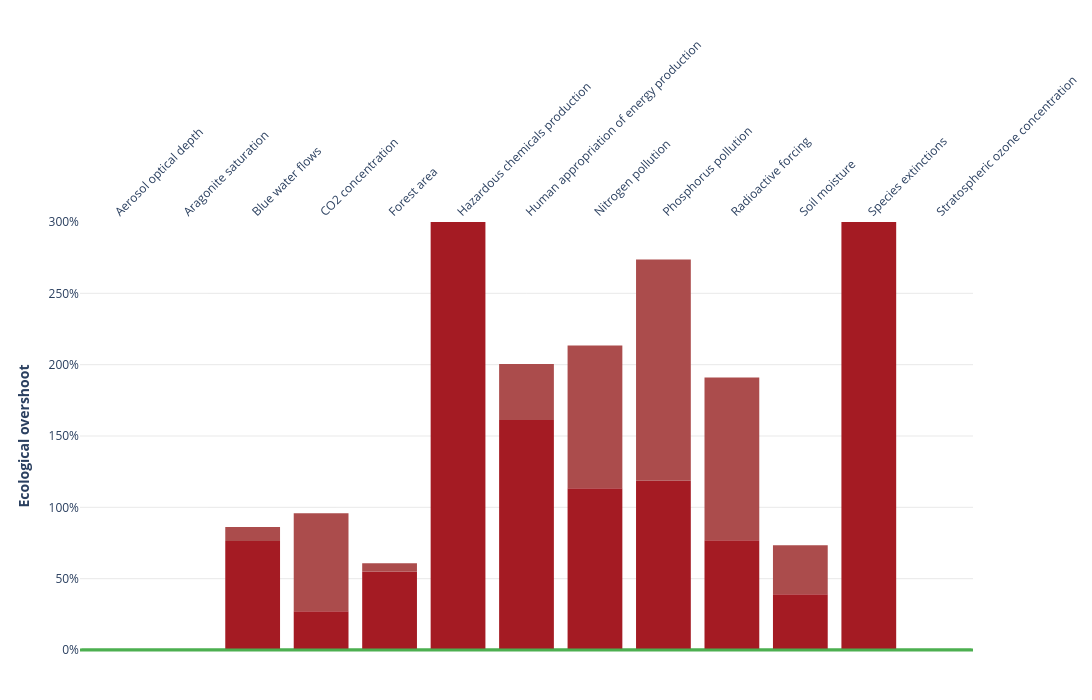

Source (notebook cell):
### Markdown cell above
* Okay now since we have all the bar segments prepared
* we can call the helper to visualize it
* and export the image as an svg file

### Code cell
fig_eco = make_sandwich_figure(
    x_labels,
    medium_red_y, light_red_y, light_red_base,
    dark_red_y, dark_red_base,
    hover_texts,
    y_title='<b>Ecological overshoot</b>',
    y_range=[0, 300],
    y_tickvals=[0, 50, 100, 150, 200, 250, 300],
    y_ticktext=['0%', '50%', '100%', '150%', '200%', '250%', '300%'],
    xaxis_side='top',
    margin_top=150,
    margin_bottom=50
)

fig_eco.show()
fig_eco.write_image("outputs/6-eco-sandwich.svg")

### Figure 1 — Plotly figure (JSON) as saved in the notebook; plotly's stock layout.template omitted (floating-point values rounded to 4 significant figures)
{"data": [{"base": 0, "hoverinfo": "text", "hovertext": ["<b>Aerosol optical depth</b><br>Dimension: Air Pollution<br>First (2000): 0.0%<br>Last (2022): 0.0%<br>Change: 0.0%<br>↑ Worsening", "<b>Aragonite saturation</b><br>Dimension: Ocean Acidification<br>First (2000): 0.0%<br>Last (2022): 0.0%<br>Change: 0.0%<br>↑ Worsening", "<b>Blue water flows</b><br>Dimension: Freshwater Disruption<br>First (2000): 76.5%<br>Last (2005): 86.3%<br>Change: 9.8%<br>↑ Worsening", "<b>CO2 concentration</b><br>Dimension: Climate Change<br>First (2000): 27.1%<br>Last (2022): 95.8%<br>Change: 68.7%<br>↑ Worsening", "<b>Forest area</b><br>Dimension: Land Conversion<br>First (2000): 54.9%<br>Last (2020): 60.8%<br>Change: 5.9%<br>↑ Worsening", "<b>Hazardous chemicals production</b><br>Dimension: Chemical Pollution<br>First (2000): 300.0%<br>Last (2017): 300.0%<br>Change: 0.0%<br>↑ Worsening", "<b>Human appropriation of energy production</b><br>Dimension: Biodiversity Breakdown<br>First (2000): 161.2%<br>Last (2020): 200.5%<br>Change: 39.4%<br>↑ Worsening", "<b>Nitrogen pollution</b><br>Dimension: Nutrient Pollution<br>First (2000): 113.3%<br>Last (2022): 213.5%<br>Change: 100.2%<br>↑ Worsening", "<b>Phosphorus pollution</b><br>Dimension: Nutrient Pollution<br>First (2000): 118.5%<br>Last (2022): 273.7%<br>Change: 155.2%<br>↑ Worsening", "<b>Radioactive forcing</b><br>Dimension: Climate Change<br>First (2000): 77.0%<br>Last (2022): 191.0%<br>Change: 114.0%<br>↑ Worsening", "<b>Soil moisture</b><br>Dimension: Freshwater Disruption<br>First (2000): 39.0%<br>Last (2014): 73.4%<br>Change: 34.4%<br>↑ Worsening", "<b>Species extinctions</b><br>Dimension: Biodiversity Breakdown<br>First (2000): 300.0%<br>Last (2022): 300.0%<br>Change: 0.0%<br>↑ Worsening", "<b>Stratospheric ozone concentration</b><br>Dimension: Ozone Depletion<br>First (2000): 0.0%<br>Last (2021): 0.0%<br>Change: 0.0%<br>↑ Worsening"], "marker": {"color": "#A41B23", "line": {"width": 0}}, "name": "Base", "showlegend": true, "type": "bar", "width": 0.8, "x": [0, 1, 2, 3, 4, 5, 6, 7, 8, 9, 10, 11, 12], "y": [0, 0, 76.47, 27.09, 54.94, 300, 161.2, 113.3, 118.5, 77, 39.01, 300, 0]}, {"base": [0, 0, 76.47, 27.09, 54.94, 300, 161.2, 113.3, 118.5, 77, 39.01, 300, 0], "hoverinfo": "text", "hovertext": ["<b>Aerosol optical depth</b><br>Dimension: Air Pollution<br>First (2000): 0.0%<br>Last (2022): 0.0%<br>Change: 0.0%<br>↑ Worsening", "<b>Aragonite saturation</b><br>Dimension: Ocean Acidification<br>First (2000): 0.0%<br>Last (2022): 0.0%<br>Change: 0.0%<br>↑ Worsening", "<b>Blue water flows</b><br>Dimension: Freshwater Disruption<br>First (2000): 76.5%<br>Last (2005): 86.3%<br>Change: 9.8%<br>↑ Worsening", "<b>CO2 concentration</b><br>Dimension: Climate Change<br>First (2000): 27.1%<br>Last (2022): 95.8%<br>Change: 68.7%<br>↑ Worsening", "<b>Forest area</b><br>Dimension: Land Conversion<br>First (2000): 54.9%<br>Last (2020): 60.8%<br>Change: 5.9%<br>↑ Worsening", "<b>Hazardous chemicals production</b><br>Dimension: Chemical Pollution<br>First (2000): 300.0%<br>Last (2017): 300.0%<br>Change: 0.0%<br>↑ Worsening", "<b>Human appropriation of energy production</b><br>Dimension: Biodiversity Breakdown<br>First (2000): 161.2%<br>Last (2020): 200.5%<br>Change: 39.4%<br>↑ Worsening", "<b>Nitrogen pollution</b><br>Dimension: Nutrient Pollution<br>First (2000): 113.3%<br>Last (2022): 213.5%<br>Change: 100.2%<br>↑ Worsening", "<b>Phosphorus pollution</b><br>Dimension: Nutrient Pollution<br>First (2000): 118.5%<br>Last (2022): 273.7%<br>Change: 155.2%<br>↑ Worsening", "<b>Radioactive forcing</b><br>Dimension: Climate Change<br>First (2000): 77.0%<br>Last (2022): 191.0%<br>Change: 114.0%<br>↑ Worsening", "<b>Soil moisture</b><br>Dimension: Freshwater Disruption<br>First (2000): 39.0%<br>Last (2014): 73.4%<br>Change: 34.4%<br>↑ Worsening", "<b>Species extinctions</b><br>Dimension: Biodiversity Breakdown<br>First (2000): 300.0%<br>Last (2022): 300.0%<br>Change: 0.0%<br>↑ Worsening", "<b>Stratospheric ozone concentration</b><br>Dimension: Ozone Depletion<br>First (2000): 0.0%<br>Last (2021): 0.0%<br>Change: 0.0%<br>↑ Worsening"], "marker": {"color": "#AB4C4C", "line": {"width": 0}}, "name": "Increase / overshoot", "showlegend": true, "type": "bar", "width": 0.8, "x": [0, 1, 2, 3, 4, 5, 6, 7, 8, 9, 10, 11, 12], "y": [0, 0, 9.804, 68.73, 5.875, 0, 39.36, 100.2, 155.2, 114, 34.41, 0, 0]}, {"base": [0, 0, 0, 0, 0, 0, 0, 0, 0, 0, 0, 0, 0], "hoverinfo": "text", "hovertext": ["<b>Aerosol optical depth</b><br>Dimension: Air Pollution<br>First (2000): 0.0%<br>Last (2022): 0.0%<br>Change: 0.0%<br>↑ Worsening", "<b>Aragonite saturation</b><br>Dimension: Ocean Acidification<br>First (2000): 0.0%<br>Last (2022): 0.0%<br>Change: 0.0%<br>↑ Worsening", "<b>Blue water flows</b><br>Dimension: Freshwater Disruption<br>First (2000): 76.5%<br>Last (2005): 86.3%<br>Change: 9.8%<br>↑ Worsening", "<b>CO2 concentration</b><br>Dimension: Climate Change<br>First (2000): 27.1%<br>Last (2022): 95.8%<br>Change: 68.7%<br>↑ Worsening", "<b>Forest area</b><br>Dimension: Land Conversion<br>First (2000): 54.9%<br>Last (2020): 60.8%<br>Change: 5.9%<br>↑ Worsening", "<b>Hazardous chemicals production</b><br>Dimension: Chemical Pollution<br>First (2000): 300.0%<br>Last (2017): 300.0%<br>Change: 0.0%<br>↑ Worsening", "<b>Human appropriation of energy production</b><br>Dimension: Biodiversity Breakdown<br>First (2000): 161.2%<br>Last (2020): 200.5%<br>Change: 39.4%<br>↑ Worsening", "<b>Nitrogen pollution</b><br>Dimension: Nutrient Pollution<br>First (2000): 113.3%<br>Last (2022): 213.5%<br>Change: 100.2%<br>↑ Worsening", "<b>Phosphorus pollution</b><br>Dimension: Nutrient Pollution<br>First (2000): 118.5%<br>Last (2022): 273.7%<br>Change: 155.2%<br>↑ Worsening", "<b>Radioactive forcing</b><br>Dimension: Climate Change<br>First (2000): 77.0%<br>Last (2022): 191.0%<br>Change: 114.0%<br>↑ Worsening", "<b>Soil moisture</b><br>Dimension: Freshwater Disruption<br>First (2000): 39.0%<br>Last (2014): 73.4%<br>Change: 34.4%<br>↑ Worsening", "<b>Species extinctions</b><br>Dimension: Biodiversity Breakdown<br>First (2000): 300.0%<br>Last (2022): 300.0%<br>Change: 0.0%<br>↑ Worsening", "<b>Stratospheric ozone concentration</b><br>Dimension: Ozone Depletion<br>First (2000): 0.0%<br>Last (2021): 0.0%<br>Change: 0.0%<br>↑ Worsening"], "marker": {"color": "#E65A76", "line": {"width": 0}}, "name": "Reduction / improvement", "showlegend": true, "type": "bar", "width": 0.8, "x": [0, 1, 2, 3, 4, 5, 6, 7, 8, 9, 10, 11, 12], "y": [0, 0, 0, 0, 0, 0, 0, 0, 0, 0, 0, 0, 0]}], "layout": {"barmode": "overlay", "height": 700, "hovermode": "x unified", "margin": {"b": 50, "l": 80, "r": 50, "t": 150}, "plot_bgcolor": "white", "shapes": [{"line": {"color": "#4CAF50", "width": 3}, "type": "line", "x0": -0.5, "x1": 12.5, "y0": 0, "y1": 0}], "showlegend": false, "width": 1400, "xaxis": {"showgrid": false, "side": "top", "tickangle": -45, "tickmode": "array", "ticktext": ["Aerosol optical depth", "Aragonite saturation", "Blue water flows", "CO2 concentration", "Forest area", "Hazardous chemicals production", "Human appropriation of energy production", "Nitrogen pollution", "Phosphorus pollution", "Radioactive forcing", "Soil moisture", "Species extinctions", "Stratospheric ozone concentration"], "tickvals": [0, 1, 2, 3, 4, 5, 6, 7, 8, 9, 10, 11, 12], "title": {"text": ""}}, "yaxis": {"gridcolor": "lightgray", "gridwidth": 0.5, "range": [0, 300], "showgrid": true, "tickmode": "array", "ticktext": ["0%", "50%", "100%", "150%", "200%", "250%", "300%"], "tickvals": [0, 50, 100, 150, 200, 250, 300], "title": {"text": "<b>Ecological overshoot</b>"}, "zeroline": true, "zerolinecolor": "#4CAF50", "zerolinewidth": 3}}}
